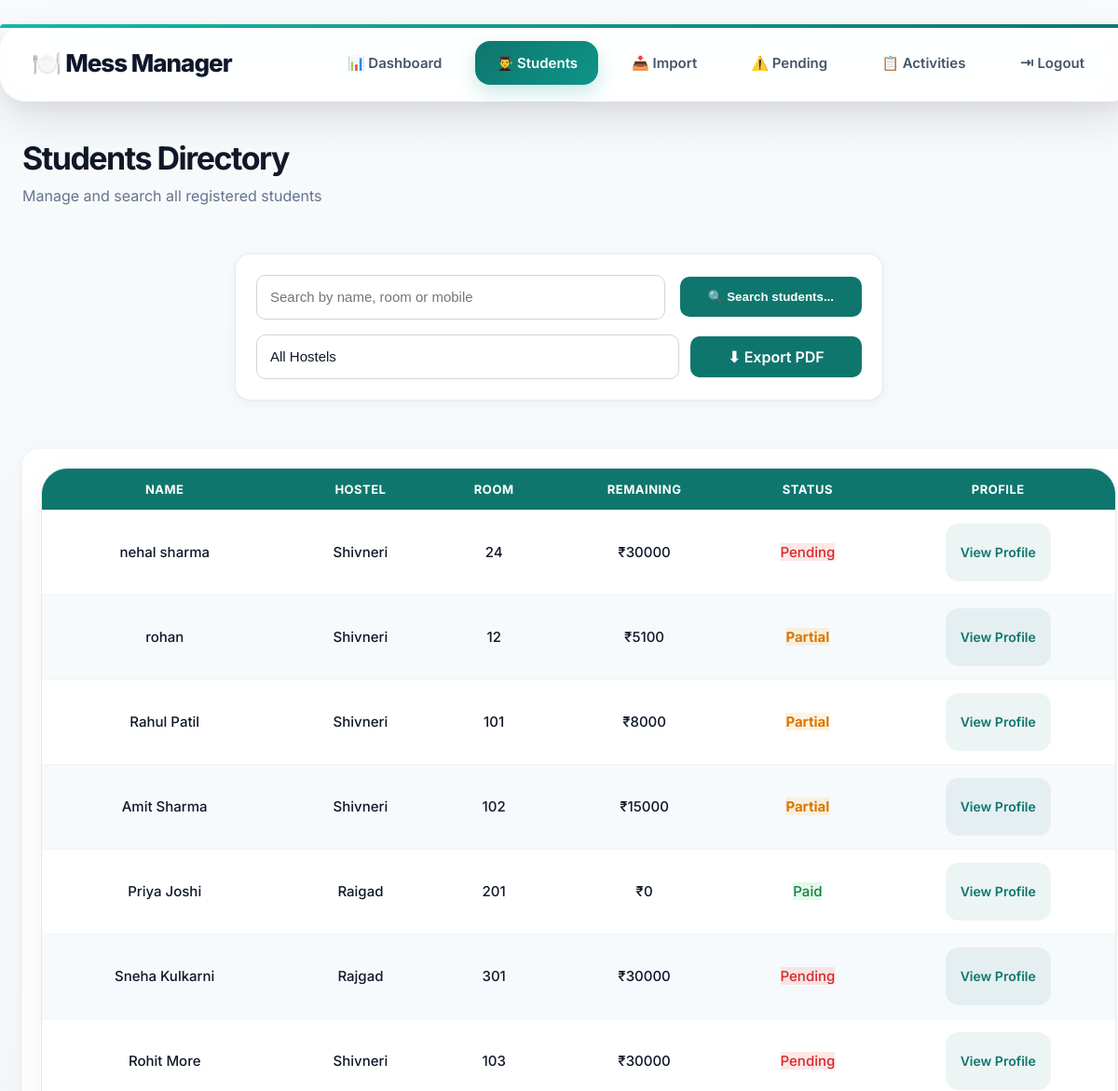
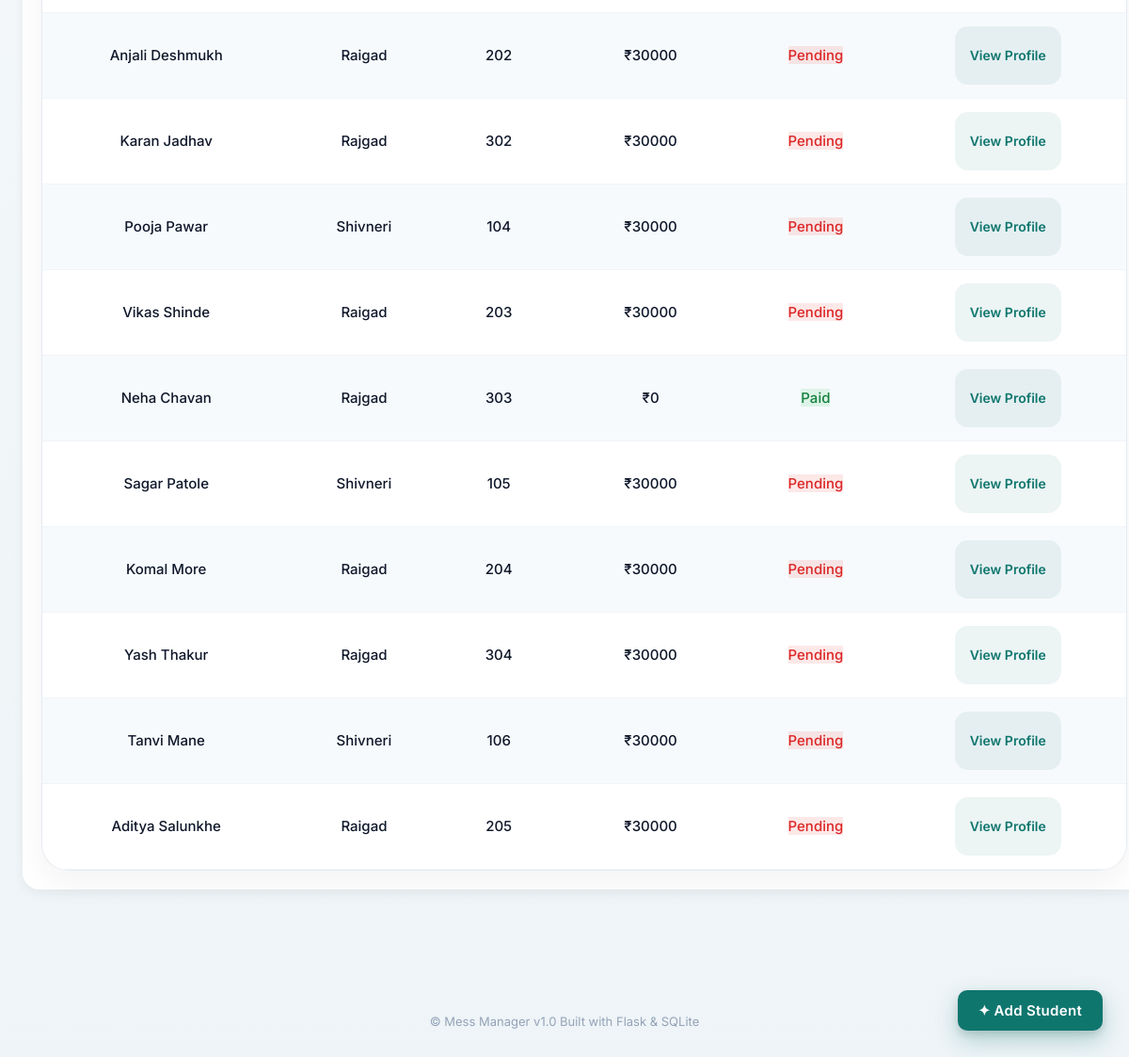
Page /student_list (signed in) on the committed database (2 pictures, top to bottom).
### tables this page shows
CREATE TABLE students (

        id INTEGER PRIMARY KEY AUTOINCREMENT,

        admin_id INTEGER NOT NULL,

        student_code TEXT NOT NULL UNIQUE,

        name TEXT NOT NULL,

        mobile TEXT NOT NULL,
                 
        email TEXT  NOT NULL,

        hostel TEXT NOT NULL,

        room TEXT NOT NULL,

        department TEXT NOT NULL,

        academic_level TEXT NOT NULL,

        total_fees INTEGER NOT NULL DEFAULT 30000,

        received_amount INTEGER NOT NULL DEFAULT 0,

        joining_date TEXT NOT NULL,

        FOREIGN KEY (admin_id) REFERENCES admin(id),

        UNIQUE(admin_id, mobile),

        CHECK(received_amount >= 0),

        CHECK(total_fees >= 0),

        CHECK(received_amount <= total_fees)

    );

### app.py (the view, shortened to what this page needs)
@app.route('/student_list')
@login_required
def student_list():
    search = request.args.get('search')
    hostel = request.args.get('hostel')
    print(hostel)
    conn = connect_db()
    admin_id = session['admin_id']
    if hostel and search:
        students = conn.execute(
            """

            SELECT * FROM students

            WHERE admin_id =?

            AND hostel = ?

            AND (

                name LIKE ?

                OR room LIKE ?

                OR mobile LIKE ?

            )

            """,
            (
                admin_id,
                hostel,
                f"%{search}%",
                f"%{search}%",
                f"%{search}%"
            )
        ).fetchall()
    elif hostel:
        students = conn.execute(
            "SELECT * FROM students WHERE admin_id = ? AND hostel = ?",
            (admin_id,hostel)
        ).fetchall()
    else:
        students = conn.execute(
            """
            SELECT * FROM students
            WHERE admin_id = ?

            """
        ,
        (admin_id,)
        ).fetchall()
    conn.close()
    return render_template(
        "student_list.html",
        students=students,
        hostel=hostel
)

### app.py (called while the page is built)
def connect_db():
    conn = sqlite3.connect('database.db')
    conn.execute("PRAGMA foreign_keys = ON")
    conn.row_factory = sqlite3.Row
    return conn

def login_required(func):
    @wraps(func)
    def wrapper(*args, **kwargs):
        if not session.get('admin_logged_in'):
            return redirect('/login')
        return func(*args, **kwargs)
    return wrapper

### templates/student_list.html (shortened to what this page needs)
{% extends "base.html" %}
{% block content %}
<div class="container">
    <div class="page-header">
        <div>
            <h1 class="page-title">
                Students Directory
            </h1>
            <p class="page-subtitle">
                Manage and search all registered students
            </p>
        </div>
    </div>
    <div class="search-panel ui-card">
        <form method="GET" class="search-form">
            <input
                type="text"
                name="search"
                class="form-input"
                placeholder="Search by name, room or mobile"
                value="{{ request.args.get('search', '') }}"
            >
            <button
                type="submit"
                class="primary-btn"
            >
                🔍 Search students...
            </button>
            <div class="filter-buttonss">
            <select
                name="hostel"
                class="form-select"
                onchange="this.form.submit()"
            >
                <option value="">
                    All Hostels
                </option>
            </select>
        <a
            href="/download_students_pdf"
            class="primary-btn"
        >
                ⬇ Export PDF
        </a>
        </div>
        </form>
    </div>
    <div class="table-panel">
        <div class="table-container ui-card">
            <table
                id="studentTable"
                class="students-table"
            >
                <thead>
                    <tr>
                        <th>Name</th>
                        <th>Hostel</th>
                        <th>Room</th>
                        <th>Remaining</th>
                        <th>Status</th>
                        <th>Profile</th>
                    </tr>
                </thead>
                <tbody>
                    {% for student in students %}
                    <tr>
                        <td>
                            {{ student['name'] }}
                        </td>
                        <td>
                            {{ student['hostel'] }}
                        </td>
                        <td>
                            {{ student['room'] }}
                        </td>
                        <td>
                            ₹{{ student['total_fees'] - student['received_amount'] }}
                        </td>
                        <td>
                            {% if student['total_fees'] - student['received_amount'] == 0 %}
                            <span class="status-paid">
                                Paid
                            </span>
                            {% elif student['received_amount'] == 0 %}
                            <span class="status-pending">
                                Pending
                            </span>
                            {% else %}
                            <span class="status-partial">
                                Partial
                            </span>
                            {% endif %}
                        </td>
                        <td>
                            <a
                                href="/student_profile/{{ student['id'] }}"
                                class="table-action-btn"
                            >
                                View Profile
                            </a>
                        </td>
                    </tr>
                    {% endfor %}
                </tbody>
            </table>
        </div>
    </div>
</div>
<a
    href="/add_student"
    class="floating-add-btn primary-btn"
>
    ✦ Add Student
</a>
{% endblock %}

### rows in the picture
students: name "nehal sharma", hostel "Shivneri", room "24", student['total_fees']-student['received_amount'] "30000", shows "Pending"
students: name "rohan", hostel "Shivneri", room "12", student['total_fees']-student['received_amount'] "5100", shows "Partial"
students: name "Rahul Patil", hostel "Shivneri", room "101", student['total_fees']-student['received_amount'] "8000", shows "Partial"
students: name "Amit Sharma", hostel "Shivneri", room "102", student['total_fees']-student['received_amount'] "15000", shows "Partial"
students: name "Priya Joshi", hostel "Raigad", room "201", student['total_fees']-student['received_amount'] "0", shows "Paid"
students: name "Sneha Kulkarni", hostel "Rajgad", room "301", student['total_fees']-student['received_amount'] "30000", shows "Pending"
students: name "Rohit More", hostel "Shivneri", room "103", student['total_fees']-student['received_amount'] "30000", shows "Pending"
students: name "Anjali Deshmukh", hostel "Raigad", room "202", student['total_fees']-student['received_amount'] "30000", shows "Pending"
students: name "Karan Jadhav", hostel "Rajgad", room "302", student['total_fees']-student['received_amount'] "30000", shows "Pending"
students: name "Pooja Pawar", hostel "Shivneri", room "104", student['total_fees']-student['received_amount'] "30000", shows "Pending"
students: name "Vikas Shinde", hostel "Raigad", room "203", student['total_fees']-student['received_amount'] "30000", shows "Pending"
students: name "Neha Chavan", hostel "Rajgad", room "303", student['total_fees']-student['received_amount'] "0", shows "Paid"
students: name "Sagar Patole", hostel "Shivneri", room "105", student['total_fees']-student['received_amount'] "30000", shows "Pending"
students: name "Komal More", hostel "Raigad", room "204", student['total_fees']-student['received_amount'] "30000", shows "Pending"
students: name "Yash Thakur", hostel "Rajgad", room "304", student['total_fees']-student['received_amount'] "30000", shows "Pending"
students: name "Tanvi Mane", hostel "Shivneri", room "106", student['total_fees']-student['received_amount'] "30000", shows "Pending"
students: name "Aditya Salunkhe", hostel "Raigad", room "205", student['total_fees']-student['received_amount'] "30000", shows "Pending"
